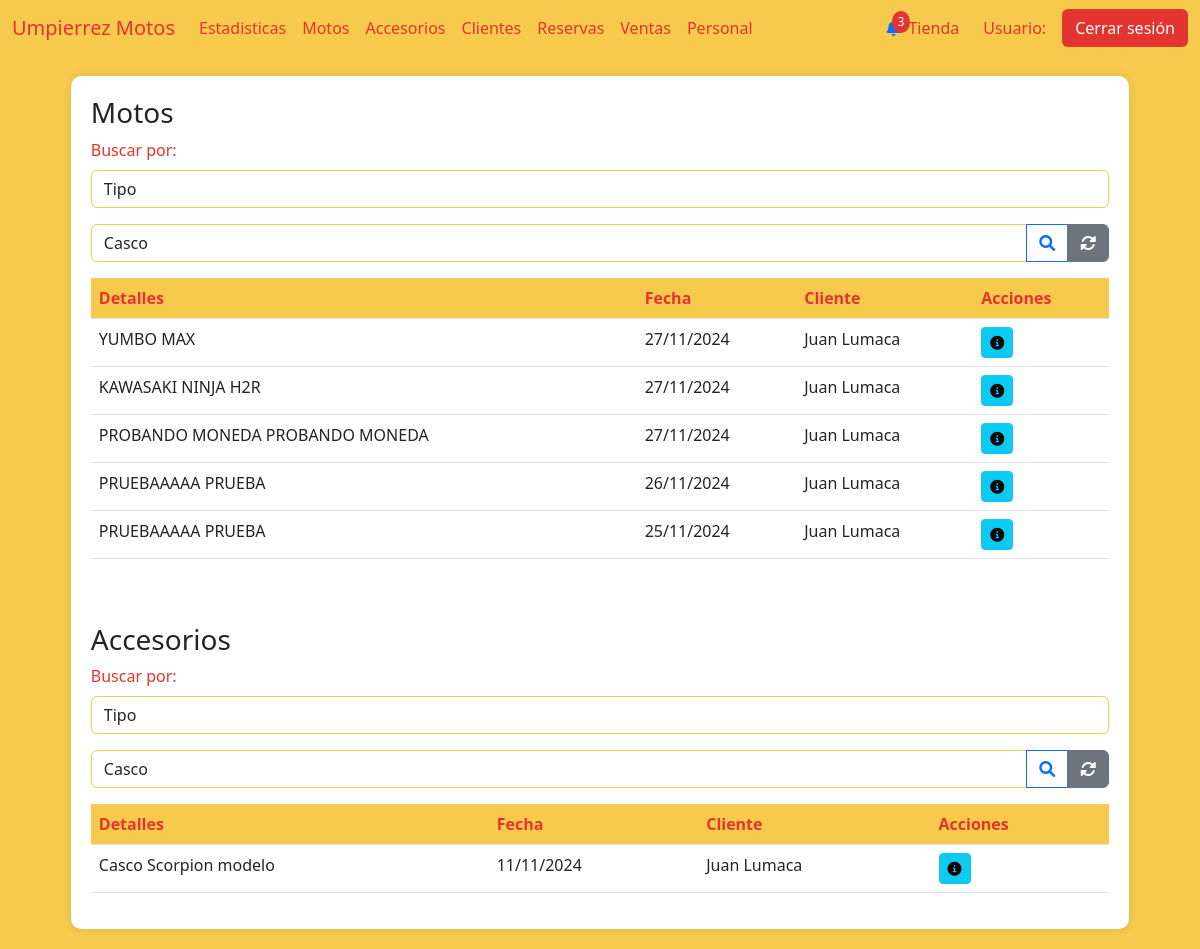
Screenshot of /ventas (signed in) with the database file from the repository.
### AppUM/models.py (models this page shows)
class ComprasVentas(models.Model):
    moto = models.ForeignKey(Moto, related_name='moto_cliente', on_delete=models.CASCADE)
    cliente = models.ForeignKey(Cliente, related_name='cliente_moto', on_delete=models.CASCADE)
    fecha_compra = models.DateField()
    fotocopia_libreta = models.ImageField(null=True, blank=True, upload_to="documentacion/libretas/")
    compra_venta = models.FileField(null=True, blank=True, upload_to="documentacion/compra_venta/")
    certificado_venta = models.FileField(null=True, blank=True, upload_to="documentacion/certificado_venta/")
    tipo = models.CharField(max_length=20)
    forma_de_pago = models.TextField(null=True, blank=True)
    class Meta:
        pass

class ClienteAccesorio(models.Model):
    accesorio = models.ForeignKey(Accesorio, related_name='accesorio_cliente', on_delete=models.CASCADE)
    cliente = models.ForeignKey(Cliente, related_name='cliente_cliente', on_delete=models.CASCADE)
    fecha_compra = models.DateField()
    factura = models.IntegerField(null=True)
    factura_rut = models.IntegerField(null=True)
    factura_documento = models.FileField(null=True, blank=True, upload_to="documentacion/facturas_accesorios/")

### AppUM/decorators.py (the view)
    def _wrapped_view(request, *args, **kwargs):
        user = request.user
        if user.is_authenticated:
            usuario_consulta = Personal.objects.filter(usuario=user.username).first()
            if usuario_consulta:
                if Administrativo.objects.filter(personal_ptr_id=usuario_consulta.id,activo=1).exists():
                    return view_func(request, *args, **kwargs)
                else:
                    raise PermissionDenied
            else:
                return view_func(request, *args, **kwargs)
        else:
            return redirect('Login')  # Redirigir al login si no está autenticado

### AppUM/templates/perfil_administrativo/ventas/ventas.html (shortened to what this page needs)
{% extends "perfil_administrativo/padre_perfil_administrativo.html" %}
{% load static %}
{% block contenidoQueCambia %}
<div class="table-container" id="inventarios">
    <h3>Motos</h3>
    <div class="mb-3">
        <label for="estado" class="form-label">Buscar por:</label>
        <select class="form-control" name="estado_accesorio" id="tipo_busqueda" onchange="tipo_busqueda()">
            <option value="tipo">Tipo</option>
        </select>
    </div>
    <form action="{% url 'BusquedaTipoAccesorio' %}" enctype="multipart/form-data" method="get" id="busqueda_tipo">{% csrf_token %}
        <div class="input-group mb-3">
            <select class="form-control" name="tipo_accesorio" id="tipo_accesorio">
                <option value="casco">Casco</option>
            </select>
            <button class="btn btn-outline-primary" type="submit">
                <i class="fas fa-search"></i>
            </button>
            <a href="{% url 'Accesorios' %}" class="btn btn-secondary">
                <i class="fas fa-sync-alt"></i>
            </a>
        </div>
    </form>
    <table class="table">
        <thead>
            <tr>
                <th>Detalles</th>
                <th>Fecha</th>
                <th>Cliente</th>
                <th>Acciones</th>
            </tr>
        </thead>
        <tbody>
            {% if page_obj %}
                {% for moto in page_obj %}
            <tr>
                <td>{{ moto.moto.moto__marca }} {{ moto.moto.moto__modelo }}</td>
                <td>{{ moto.moto.fecha_compra|date:"d/m/Y"}}</td>
                <td>{{ moto.moto.cliente__nombre }} {{ moto.moto.cliente__apellido }}</td>
                <td>
                    <a href=""><button class="btn btn-sm btn-info"><i class="fas fa-info-circle"></i></button></a>
                </td>
            </tr>
            {% endfor %}
            {% else %}
                <tr>
                    <td colspan="9" class="text-center text-muted">
                        No hay registros de accesorios disponibles.
                    </td>
                </tr>
            {% endif %}
        </tbody>
    </table>
<br>
<br>
    <h3>Accesorios</h3>
    <div class="mb-3">
        <label for="estado" class="form-label">Buscar por:</label>
        <select class="form-control" name="estado_accesorio" id="tipo_busqueda" onchange="tipo_busqueda()">
            <option value="tipo">Tipo</option>
        </select>
    </div>
    <form action="{% url 'BusquedaTipoAccesorio' %}" enctype="multipart/form-data" method="get" id="busqueda_tipo">{% csrf_token %}
        <div class="input-group mb-3">
            <select class="form-control" name="tipo_accesorio" id="tipo_accesorio">
                <option value="casco">Casco</option>
            </select>
            <button class="btn btn-outline-primary" type="submit">
                <i class="fas fa-search"></i>
            </button>
            <a href="{% url 'Accesorios' %}" class="btn btn-secondary">
                <i class="fas fa-sync-alt"></i>
            </a>
        </div>
    </form>
    <table class="table">
        <thead>
            <tr>
                <th>Detalles</th>
                <th>Fecha</th>
                <th>Cliente</th>
                <th>Acciones</th>
            </tr>
        </thead>
        <tbody>
            {% if page_objAccs %}
                {% for accesorio in page_objAccs %}
            <tr>
                <td>{{ accesorio.accesorio.accesorio__tipo }} {{ accesorio.accesorio.accesorio__marca }} {{ accesorio.accesorio.accesorio__modelo }}</td>
                <td>{{ accesorio.accesorio.fecha_compra|date:"d/m/Y"}}</td>
                <td>{{ accesorio.accesorio.cliente__nombre }} {{ accesorio.accesorio.cliente__apellido }}</td>
                <td>
                    <a href=""><button class="btn btn-sm btn-info"><i class="fas fa-info-circle"></i></button></a>
                </td>
            </tr>
            {% endfor %}
            {% else %}
                <tr>
                    <td colspan="9" class="text-center text-muted">
                        No hay registros de accesorios disponibles.
                    </td>
                </tr>
            {% endif %}
        </tbody>
    </table>
</div>
{% endblock %}

### AppUM/static/css/styles.css (style rules this page uses)
body { background-color: #f7ca4d; }
.form-label { color: #e3342f; }
.form-control { border-color: #f7ca4d; }
.table-container { background-color: #fff; border-radius: 10px; padding: 20px; box-shadow: 0px 0px 10px rgba(0, 0, 0, 0.1); margin: 20px auto; max-width: 90%; }
.table th { background-color: #f7ca4d; color: #e3342f; }

### rows the page displays
ComprasVentas: moto.moto__marca "YUMBO", moto.moto__modelo "MAX", moto.fecha_compra "27/11/2024", moto.cliente__nombre "Juan", moto.cliente__apellido "Lumaca"
ComprasVentas: moto.moto__marca "KAWASAKI", moto.moto__modelo "NINJA H2R", moto.fecha_compra "27/11/2024", moto.cliente__nombre "Juan", moto.cliente__apellido "Lumaca"
ComprasVentas: moto.moto__marca "PROBANDO MONEDA", moto.moto__modelo "PROBANDO MONEDA", moto.fecha_compra "27/11/2024", moto.cliente__nombre "Juan", moto.cliente__apellido "Lumaca"
ComprasVentas: moto.moto__marca "PRUEBAAAAA", moto.moto__modelo "PRUEBA", moto.fecha_compra "26/11/2024", moto.cliente__nombre "Juan", moto.cliente__apellido "Lumaca"
ComprasVentas: moto.moto__marca "PRUEBAAAAA", moto.moto__modelo "PRUEBA", moto.fecha_compra "25/11/2024", moto.cliente__nombre "Juan", moto.cliente__apellido "Lumaca"
ClienteAccesorio: accesorio.accesorio__tipo "Casco", accesorio.accesorio__marca "Scorpion", accesorio.accesorio__modelo "modelo", accesorio.fecha_compra "11/11/2024", accesorio.cliente__nombre "Juan", accesorio.cliente__apellido "Lumaca"
